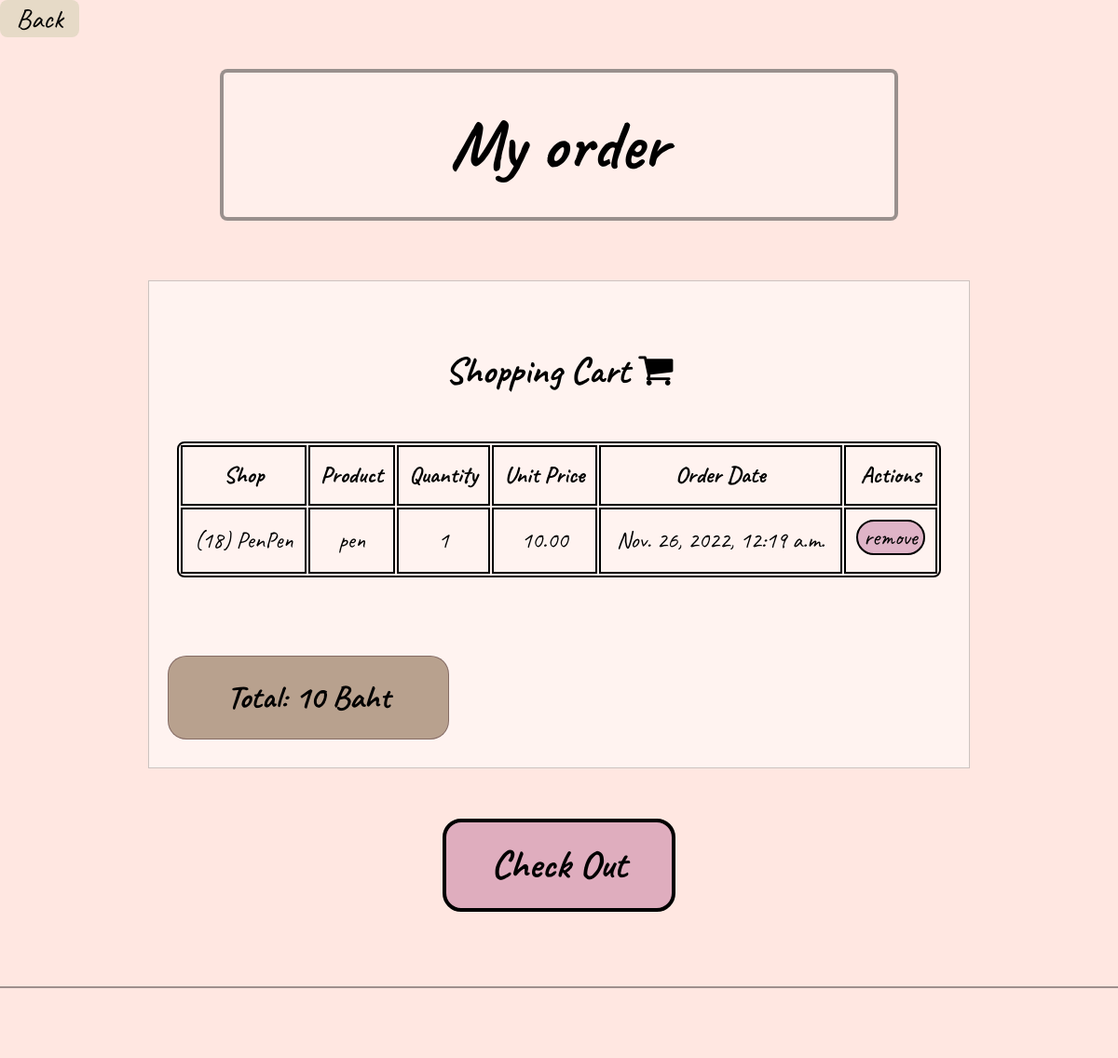
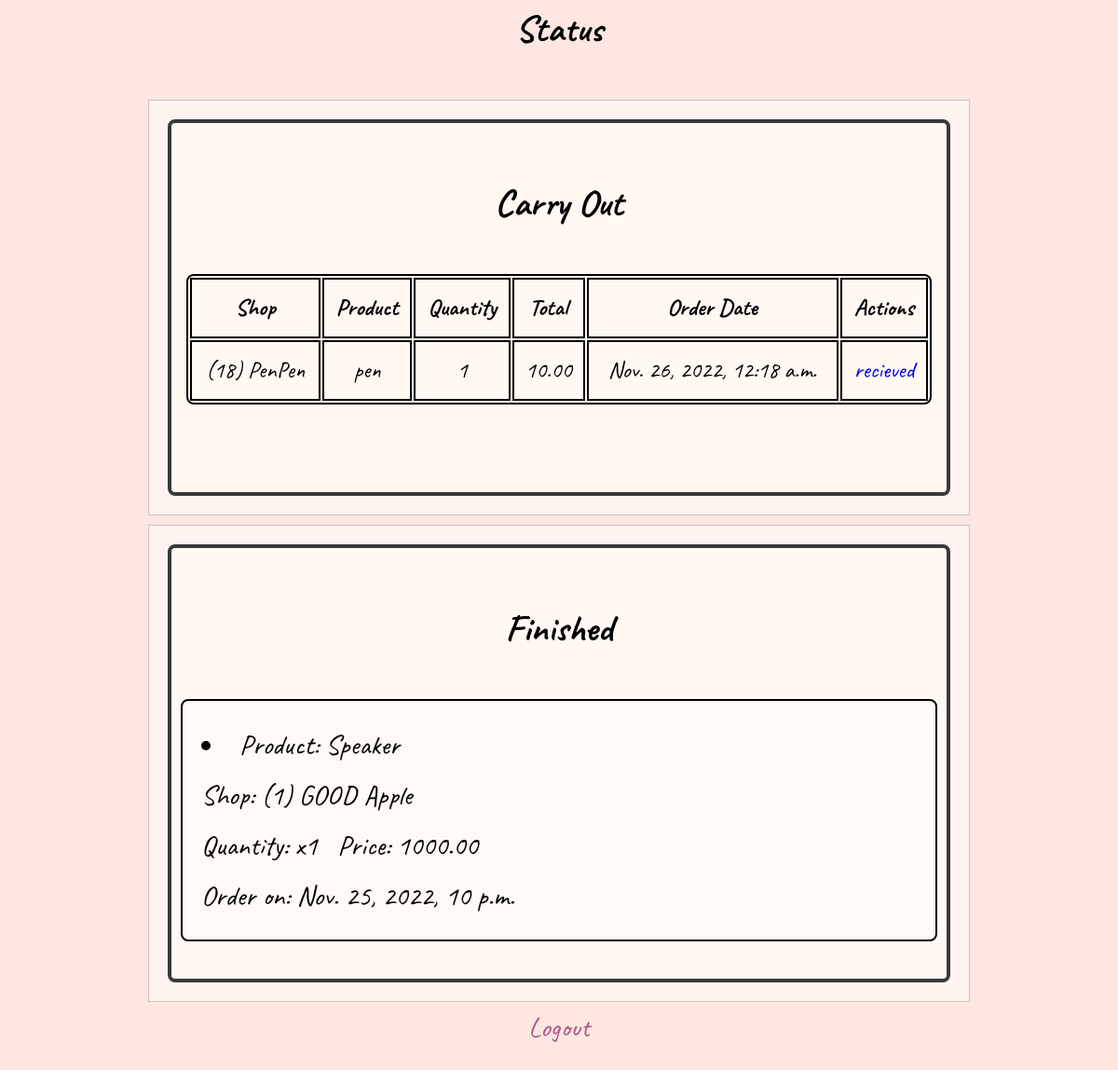
The app's page /talard/3/order/ with its own data (2 pictures, top to bottom).
### myshop/models.py (models this page shows, shortened)
class MyOrder(models.Model):
    customer = models.ForeignKey(Profile, on_delete=models.CASCADE, null=True , related_name="order")
    shop = models.ForeignKey(shop_detail, on_delete=models.CASCADE, null=True , related_name="myorder")
    prod = models.ForeignKey(product, on_delete=models.CASCADE, null=True , related_name="ordered")
    count = models.IntegerField(default = 1)
    confirmpay = models.CharField(default = "not pay yet.", max_length=64)
    confirmrecieved = models.CharField(default = "not recieve yet.", max_length=64)
    date = models.DateTimeField(default=timezone.now, editable=False, blank=True)
    def price(self):
        return self.prod.price * self.count

class shop_detail(models.Model):
    seller_id = models.ForeignKey(seller_detail, on_delete=models.CASCADE, related_name = "shop", null=True)
    name = models.CharField(max_length=64)
    category = models.CharField(max_length=10, null=True)
    in_interact = models.CharField(max_length=100, null=True)
    ex_interact = models.CharField(max_length=64, null=True)
    shop_im = models.ImageField(upload_to='images/', default = "images/cartoon-style-cafe-front-shop-view_134830-697.webp")
    payment = models.CharField(max_length=100, null=True)
    def __str__(self):
        return f"({self.id}) {self.name}"

class product(models.Model):
    shop = models.ForeignKey(shop_detail, on_delete=models.CASCADE, related_name = "prod", null=True)
    product_name = models.CharField(max_length=64)
    price = models.DecimalField(null=True, decimal_places=2, max_digits=8)
    product_im = models.ImageField(upload_to='images/')
    count = models.IntegerField(null=True)
    def __str__(self):
        return f"{self.product_name}"

### talard/views.py (the view, shortened to what this page needs)
# urls.py: path('talard/<int:u_id>/order/', views.order, name='order'),
def order(request, u_id):
    user = User.objects.get(id=u_id)
    customer = cs.objects.get(customer=user)
    od = MyOrder.objects.filter(customer=customer)
    od2 = MyOrder.objects.filter(customer=customer).values
    haveorder = MyOrder.objects.filter(customer=customer).exists()
    return render(request, "talard/order.html", {"order" : od, "u_id":u_id, "od2":od2, "haveorder": haveorder})

### talard/templates/talard/order.html (shortened to what this page needs)
{% extends 'talard/layout_talard.html' %}
{% block body %}
<div>
    <button onclick="history.back()" class="back">Back</button><br>
    <div class = "headbox"><b>My order</b></div><br>
    <div class = "menubox" style="width: 840px;">
        <h3 style="font-size: 40px;">Shopping Cart <i class="fa fa-shopping-cart" aria-hidden="true"></i></h3>
        {% for o in order %}
            {% if o.confirmpay != "paid" %}
            <table class="menulist" style="border-radius: 8px; width: 820px; margin-left: auto; margin-right: auto;">
                <tr>
                    <th>Shop</th>
                    <th>Product</th>
                    <th>Quantity</th>
                    <th>Unit Price</th>
                    <th>Order Date</th>
                    <th>Actions </th>
                </tr>
                    <tr>
                        <td>{{ o.shop }}</td>
                        <td>{{ o.prod }}</td>
                        <td>{{ o.count }}</td>
                        <td><a id='n'>{{ o.price }}</a></td>
                        <td>{{o.date}}</td>
                        <td><a href="{% url 'delorder' u_id o.id %}"><button class="myorder" style="width: auto; height: auto; font-size: 25px; font-weight: normal; border: 2px black solid;">remove</button></a></td>
                    </tr>
            {% endif %}
        {% endfor %}
        </table>
        <br>
        <div class="total">
            <p>Total:
                 Baht
            </p>
        </div>
    </div>
    <br>
    <button class="myorder" onclick="document.getElementById('checkout').style.display='block'" style="border: solid 4px; font-size: 42px;">Check Out</button>
    <hr style="border: 1px solid #00000060; margin-bottom: 70px; margin-top: 70px;">
    <h3 style="font-size: 40px;">Status</h3>
    <div class= "menubox" style="width: 840px;">
        <div class="box-review">
            <h3 style="font-size: 40px;">Carry Out</h3>
            {% for o in order %}
                {% if o.confirmpay == "paid" and o.confirmrecieved != "recieved" %}
                    <table class="menulist" style="border-radius: 8px; width: 800px; margin-left: auto; margin-right: auto;">
                        <tr>
                            <th>Shop</th>
                            <th>Product</th>
                            <th>Quantity</th>
                            <th>Total</th>
                            <th>Order Date</th>
                            <th>Actions </th>
                        </tr>
                            <tr>
                                <td>{{ o.shop }}</td>
                                <td>{{ o.prod }}</td>
                                <td>{{ o.count }}</td>
                                <td><a id='n'>{{ o.price }}</a></td>
                                <td>{{o.date}}</td>
                                <td><a href="{% url 'recieved' u_id o.id %}">recieved</a>
                            </tr>
                {% endif %}
            {% endfor %}
            </table>
            <br>
        </div>
    </div>
    <div class= "menubox" style="width: 840px;">
        <div class="box-review">
            <h3 style="font-size: 40px;">Finished</h3>
            {% for o in order %}
                {% if o.confirmrecieved == "recieved" %}
                    <li class="listpro">
                        Product: {{ o.prod }}<br>
                        Shop: {{ o.shop }}<br>
                        Quantity: x{{ o.count }} &nbsp; Price: <a id='n'>{{ o.price }}</a><br>
                        Order on: {{o.date}}
                    </li>
                {% endif %}
            {% endfor %}
        </div>
    </div>
    <a class="logout" href="{% url 'customer_logout' %}">Logout</a><br><br>
</div>
{% endblock body %}

### talard/templates/talard/layout_talard.html (style rules this page uses)
body { font-family: Caveat; }
.headbox { background-color: rgba(255, 255, 255, 0.342); border: solid 4px rgba(0, 0, 0, 0.401); width: 700px; height: auto; margin-left: auto; margin-right: auto; margin-top: 20px; margin-bottom: 0px;; text-align: center; font-size:75px; padding:10px; border-radius: 8px; }
table,td,th { border: 2px solid black; }
td,th { text-align: center; font-size: 25px; padding: 8px; }
.menubox { background-color: rgba(255,255,255,0.5); border: solid 1px rgba(0,0,0,0.2); width: 680px; height: auto; margin-top: 10px; margin-left: auto; margin-right: auto; padding:20px; }
.listpro { border: solid 2px black; margin-bottom:20px; padding:20px; background-color: rgba(255,255,255,0.2); border-radius: 8px; text-align:left; }
.menulist { font-size:30px; margin-top:30px; text-align: center; }
body, html { height: 100%; line-height: 1.8; overflow-x:hidden; }
body { background-color:#ffe7e1; font-size:30px; margin-top:10px; text-align:center; }
a { text-decoration: none; }
.back { border: none; background-color:#E6DAC7; width:85px; height:40px; font-family: Caveat; font-size: 30px; float: left; text-decoration:none; border-radius: 8px; }
body { margin: 0; padding: 0; }
.myorder { background-color:rgba(175,86,137,0.4); width:250px; height:100px; font-family: Caveat; font-weight: bold; font-size: 35px; margin-top:0px; margin-bottom:10px; border:solid 5px black; border-radius: 20px; }
.box-review { width: auto; padding: 10px; border: 4px solid rgb(57, 57, 57); margin: auto; background-color: rgb(255, 249, 242); border-radius: 8px; }
.total { background-color:rgba(141, 111, 83, 0.618); width:300px; height:auto; line-height: 0.5; font-family: Caveat; font-weight: bold; font-size: 35px; margin-top:0px; margin-bottom:10px; border:1.5px solid rgba(104, 77, 77, 0.629); border-radius: 20px; }
.logout { font-size:30px; color:rgba(175,86,137,1); }

### records on screen
MyOrder: shop "(18) PenPen", prod "pen", count "1", price "10.00", date "Nov. 26, 2022, 12:19 a.m."
MyOrder: shop "(18) PenPen", prod "pen", count "1", price "10.00", date "Nov. 26, 2022, 12:18 a.m."
MyOrder: prod "Speaker", shop "(1) GOOD Apple", count "1", price "1000.00", date "Nov. 25, 2022, 10 p.m."
